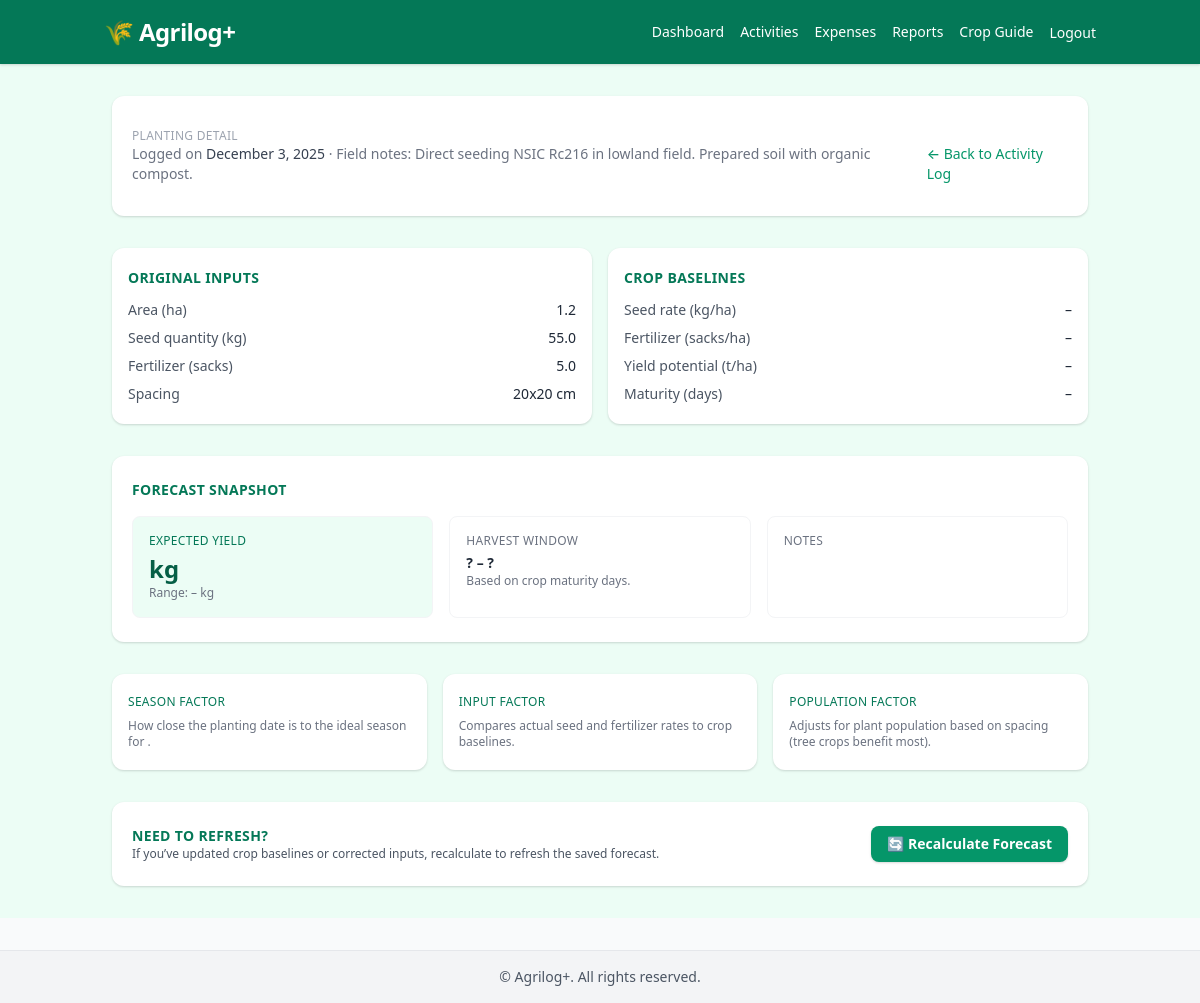
Page /activities/119/detail/ (signed in) on the committed database.
### myApp/models.py (models this page shows, shortened)
class Activity(models.Model):
    ACTIVITY_TYPES = [
        ('planting', 'Planting'),
        ('watering', 'Watering'),
        ('harvesting', 'Harvesting'),
    ]
    farmer = models.ForeignKey(User, on_delete=models.CASCADE)
    crop = models.ForeignKey(Crop, on_delete=models.CASCADE)
    activity_type = models.CharField(max_length=20, choices=ACTIVITY_TYPES)
    date = models.DateField(default=timezone.now)
    notes = models.TextField(blank=True)
    area_ha = models.FloatField(default=1.0)
    seed_qty_kg = models.FloatField(null=True, blank=True)
    fert_sacks = models.FloatField(null=True, blank=True)
    spacing = models.CharField(max_length=50, null=True, blank=True)

### myApp/views.py (the view)
# urls.py: path('activities/<int:pk>/detail/', views.planting_detail_view, name='planting_detail'),
@login_required
def planting_detail_view(request, pk):
    activity = get_object_or_404(
        Activity,
        pk=pk,
        farmer=request.user,
        activity_type="planting"
    )
    forecast = (
        Forecast.objects
        .filter(farmer=request.user, crop=activity.crop)
        .order_by("-created_at")
        .first()
    )
    return render(request, "myApp/planting_detail.html", {
        "activity": activity,
        "forecast": forecast,
    })

### myApp/context_processors.py (called while the page is built, shortened)
def harvest_notifications(request):
    upcoming_harvests = []
    if request.user.is_authenticated and request.user.role == 'farmer':
        today = timezone.now().date()
        five_days_from_now = today + timedelta(days=5)
        forecasts = Forecast.objects.filter(
            farmer=request.user,
            harvest_start__gte=today,
            harvest_start__lte=five_days_from_now
        ).select_related('crop').order_by('harvest_start')
    return {
        'upcoming_harvests': upcoming_harvests,
        'has_upcoming_harvests': len(upcoming_harvests) > 0,
    }

### myApp/templates/myApp/planting_detail.html (shortened to what this page needs)
{% extends 'base.html' %}
{% block content %}
<div class="bg-green-50 min-h-screen py-6 sm:py-8">
  <div class="mx-auto w-full max-w-5xl px-4 sm:px-6 space-y-6 sm:space-y-8">
    <header class="bg-white rounded-xl shadow px-5 py-6 sm:py-8">
      <div class="flex flex-col gap-2 sm:flex-row sm:items-end sm:justify-between">
        <div>
          <p class="text-xs uppercase tracking-wide text-gray-400">Planting Detail</p>
          <p class="text-sm text-gray-500">
            Logged on <span class="font-medium text-gray-700">{{ activity.date|date:"F j, Y" }}</span> ·
            Field notes: {{ activity.notes|default:"—" }}
          </p>
        </div>
        <a href="{% url 'activity_log' %}" class="inline-flex items-center text-sm font-medium text-green-600 hover:underline">
          ← Back to Activity Log
        </a>
      </div>
    </header>
    <section class="grid gap-4 sm:grid-cols-2">
      <div class="bg-white rounded-xl shadow px-4 py-5">
        <h2 class="text-sm font-semibold text-green-700 uppercase tracking-wide">Original Inputs</h2>
        <dl class="mt-3 space-y-2 text-sm text-gray-600">
          <div class="flex justify-between"><dt>Area (ha)</dt><dd class="font-medium text-gray-800">{{ activity.area_ha|default:"—" }}</dd></div>
          <div class="flex justify-between"><dt>Seed quantity (kg)</dt><dd class="font-medium text-gray-800">{{ activity.seed_qty_kg|default:"—" }}</dd></div>
          <div class="flex justify-between"><dt>Fertilizer (sacks)</dt><dd class="font-medium text-gray-800">{{ activity.fert_sacks|default:"—" }}</dd></div>
          <div class="flex justify-between"><dt>Spacing</dt><dd class="font-medium text-gray-800">{{ activity.spacing|default:"—" }}</dd></div>
        </dl>
      </div>
      <div class="bg-white rounded-xl shadow px-4 py-5">
        <h2 class="text-sm font-semibold text-green-700 uppercase tracking-wide">Crop Baselines</h2>
        <dl class="mt-3 space-y-2 text-sm text-gray-600">
          <div class="flex justify-between"><dt>Seed rate (kg/ha)</dt><dd class="font-medium text-gray-800">{{ baseline.seed_rate_min|floatformat:1 }} – {{ baseline.seed_rate_max|floatformat:1 }}</dd></div>
          <div class="flex justify-between"><dt>Fertilizer (sacks/ha)</dt><dd class="font-medium text-gray-800">{{ baseline.fert_sacks_min|floatformat:1 }} – {{ baseline.fert_sacks_max|floatformat:1 }}</dd></div>
          <div class="flex justify-between"><dt>Yield potential (t/ha)</dt><dd class="font-medium text-gray-800">{{ baseline.yield_t_min|floatformat:1 }} – {{ baseline.yield_t_max|floatformat:1 }}</dd></div>
          <div class="flex justify-between"><dt>Maturity (days)</dt><dd class="font-medium text-gray-800">{{ baseline.harvest_days_min }} – {{ baseline.harvest_days_max }}</dd></div>
        </dl>
      </div>
    </section>
    <section class="bg-white rounded-xl shadow px-5 py-6">
      <div class="flex flex-col gap-2 sm:flex-row sm:items-center sm:justify-between">
        <h2 class="text-sm font-semibold text-green-700 uppercase tracking-wide">Forecast Snapshot</h2>
      </div>
      <div class="mt-4 grid gap-4 sm:grid-cols-3">
        <div class="rounded-lg border border-gray-100 bg-green-50 px-4 py-4 text-sm">
          <p class="text-xs uppercase tracking-wide text-green-700">Expected Yield</p>
          <p class="mt-1 text-2xl font-bold text-green-800">{{ forecast_snapshot.expected_yield_kg|floatformat:0 }} kg</p>
          <p class="text-xs text-gray-500">Range: {{ forecast_snapshot.yield_min_kg|floatformat:0 }} – {{ forecast_snapshot.yield_max_kg|floatformat:0 }} kg</p>
        </div>
        <div class="rounded-lg border border-gray-100 px-4 py-4 text-sm">
          <p class="text-xs uppercase tracking-wide text-gray-500">Harvest Window</p>
          <p class="mt-1 text-sm font-semibold text-gray-800">
            {% if forecast_snapshot.harvest_start %}{{ forecast_snapshot.harvest_start|date:"M j" }}{% else %}?{% endif %}
            –
            {% if forecast_snapshot.harvest_end %}{{ forecast_snapshot.harvest_end|date:"M j" }}{% else %}?{% endif %}
          </p>
          <p class="text-xs text-gray-500">Based on crop maturity days.</p>
        </div>
        <div class="rounded-lg border border-gray-100 px-4 py-4 text-sm">
          <p class="text-xs uppercase tracking-wide text-gray-500">Notes</p>
        </div>
      </div>
    </section>
    <section class="grid gap-4 sm:grid-cols-3">
      <div class="bg-white rounded-xl shadow px-4 py-5 text-sm">
        <p class="text-xs uppercase tracking-wide text-green-700">Season Factor</p>
        <p class="mt-1 text-xs text-gray-500">
          How close the planting date is to the ideal season for {{ crop.name }}.
        </p>
      </div>
      <div class="bg-white rounded-xl shadow px-4 py-5 text-sm">
        <p class="text-xs uppercase tracking-wide text-green-700">Input Factor</p>
        <p class="mt-1 text-xs text-gray-500">
          Compares actual seed and fertilizer rates to crop baselines.
        </p>
      </div>
      <div class="bg-white rounded-xl shadow px-4 py-5 text-sm">
        <p class="text-xs uppercase tracking-wide text-green-700">Population Factor</p>
        <p class="mt-1 text-xs text-gray-500">
          Adjusts for plant population based on spacing (tree crops benefit most).
        </p>
      </div>
    </section>
    <section class="bg-white rounded-xl shadow px-5 py-6 flex flex-col gap-4 sm:flex-row sm:items-center sm:justify-between">
      <div>
        <h2 class="text-sm font-semibold text-green-700 uppercase tracking-wide">Need to refresh?</h2>
        <p class="text-xs text-gray-600">
          If you’ve updated crop baselines or corrected inputs, recalculate to refresh the saved forecast.
        </p>
      </div>
      <form method="post" data-confirm="edit" class="flex items-center gap-3">
        <button type="submit" class="inline-flex items-center rounded-lg bg-green-600 px-4 py-2 text-sm font-semibold text-white shadow hover:bg-green-700">
          🔄 Recalculate Forecast
        </button>
      </form>
    </section>
  </div>
</div>
{% endblock %}

### rows in the picture
Activity: date "December 3, 2025", notes "Direct seeding NSIC Rc216 in lowland field. Prepared soil with organic compost.", area_ha "1.2", seed_qty_kg "55.0", fert_sacks "5.0", spacing "20x20 cm"
